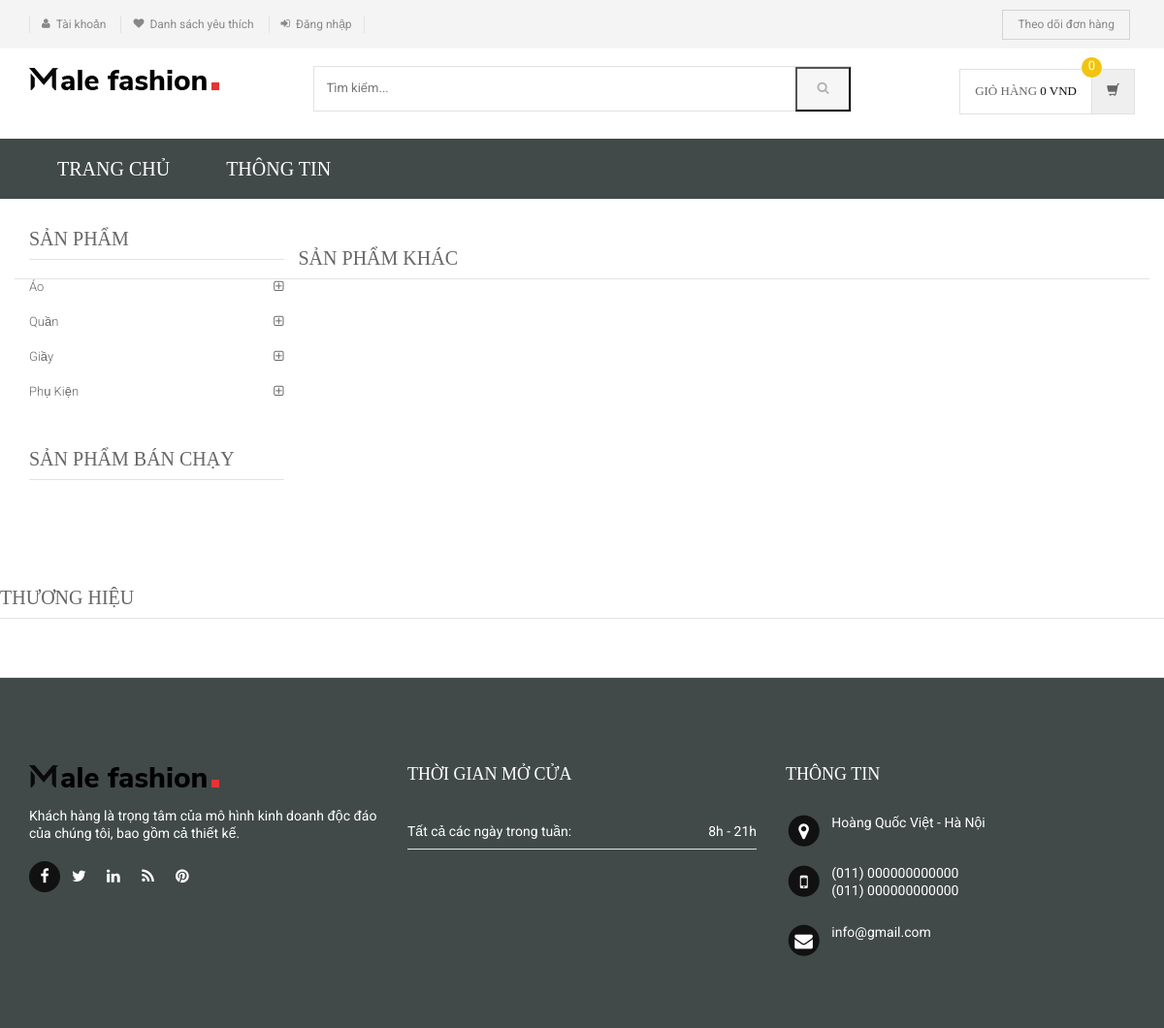
Page /product-details.php on the committed database.
### tables this page shows
CREATE TABLE `category` (
  `id` int(11) NOT NULL,
  `categoryName` varchar(255) DEFAULT NULL,
  `categoryDescription` longtext DEFAULT NULL,
  `creationDate` timestamp NOT NULL DEFAULT current_timestamp(),
  `updationDate` varchar(255) DEFAULT NULL
);

### product-details.php (the view, shortened to what this page needs)
<?php
include('includes/config.php');
?>
<!DOCTYPE html>
<html lang="en">
<head>
    <link rel="stylesheet" href="assets/css/bootstrap.min.css">
    <link rel="stylesheet" href="assets/css/main.css">
    <link rel="stylesheet" href="assets/css/green.css">
    <link rel="stylesheet" href="assets/css/owl.carousel.css">
    <link rel="stylesheet" href="assets/css/owl.transitions.css">
    <link href="assets/css/lightbox.css" rel="stylesheet">
    <link rel="stylesheet" href="assets/css/animate.min.css">
    <link rel="stylesheet" href="assets/css/rateit.css">
    <link rel="stylesheet" href="assets/css/bootstrap-select.min.css">
    <link rel="stylesheet" href="assets/css/config.css">
    <link href="assets/css/green.css" rel="alternate stylesheet" title="Green color">
    <link href="assets/css/blue.css" rel="alternate stylesheet" title="Blue color">
    <link href="assets/css/red.css" rel="alternate stylesheet" title="Red color">
    <link href="assets/css/orange.css" rel="alternate stylesheet" title="Orange color">
    <link href="assets/css/dark-green.css" rel="alternate stylesheet" title="Darkgreen color">
    <link rel="stylesheet" href="assets/css/font-awesome.min.css">
</head>
<body class="cnt-home">
    <header class="header-style-1">
        <?php include('includes/top-header.php'); ?>
        <?php include('includes/main-header.php'); ?>
        <?php include('includes/menu-bar.php'); ?>
    </header>
    <div class="body-content outer-top-xs">
        <div class='container'>
            <div class='row single-product outer-bottom-sm '>
                <div class='col-md-3 sidebar'>
                    <div class="sidebar-module-container">
                        <div class="sidebar-widget outer-bottom-xs wow fadeInUp">
                            <h3 class="section-title">Sản Phẩm</h3>
                            <div class="sidebar-widget-body m-t-10">
                                <div class="accordion">
                                    <?php $sql = mysqli_query($con, "select id,categoryName  from category");
									while ($row = mysqli_fetch_array($sql)) {
									?>
                                    <div class="accordion-group">
                                        <div class="accordion-heading">
                                            <a href="category.php?cid=<?php echo $row['id']; ?>"
                                                class="accordion-toggle collapsed">
                                                <?php echo $row['categoryName']; ?>
                                            </a>
                                        </div>
                                    </div>
                                    <?php } ?>
                                </div>
                            </div>
                        </div>
                        <div class="sidebar-widget hot-deals wow fadeInUp">
                            <h3 class="section-title">Sản Phẩm Bán Chạy</h3>
                        </div>
                    </div>
                </div>
        <section class="section featured-product wow fadeInUp">
            <h3 class="section-title">Sản Phẩm Khác </h3>
        </section>
    </div>
    </div>
    <?php include('includes/brands-slider.php'); ?>
    </div>
    <?php include('includes/footer.php'); ?>
</body>
</html>

### assets/css/green.css (style rules this page uses)
a { color: #111111; }
.sidebar .sidebar-module-container .sidebar-widget .sidebar-widget-body .accordion .accordion-group .accordion-heading .accordion-toggle, .sidebar .sidebar-module-container .sidebar-widget .sidebar-widget-body .accordion .accordion-group .accordion-heading .accordion-toggle:hover, .sidebar .sidebar-module-container .sidebar-widget .sidebar-widget-body .accordion .accordion-group .accordion-heading .accordion-toggle:focus, .sidebar .sidebar-module-container .sidebar-widget .sidebar-widget-body .accordion .accordion-group .accordion-heading .accordion-toggle:after { color: #111111; }

### assets/css/lightbox.css (style rules this page uses)
body:after { content: url(../images/close.png) url(../images/loading.gif) url(../images/prev.png) url(../images/next.png); display: none; }

### assets/css/blue.css (style rules this page uses)
a { color: #3498db; }
.sidebar .sidebar-module-container .sidebar-widget .sidebar-widget-body .accordion .accordion-group .accordion-heading .accordion-toggle, .sidebar .sidebar-module-container .sidebar-widget .sidebar-widget-body .accordion .accordion-group .accordion-heading .accordion-toggle:hover, .sidebar .sidebar-module-container .sidebar-widget .sidebar-widget-body .accordion .accordion-group .accordion-heading .accordion-toggle:focus, .sidebar .sidebar-module-container .sidebar-widget .sidebar-widget-body .accordion .accordion-group .accordion-heading .accordion-toggle:after { color: #3498db; }

### assets/css/red.css (style rules this page uses)
a { color: #ff6c6c; }
.sidebar .sidebar-module-container .sidebar-widget .sidebar-widget-body .accordion .accordion-group .accordion-heading .accordion-toggle, .sidebar .sidebar-module-container .sidebar-widget .sidebar-widget-body .accordion .accordion-group .accordion-heading .accordion-toggle:hover, .sidebar .sidebar-module-container .sidebar-widget .sidebar-widget-body .accordion .accordion-group .accordion-heading .accordion-toggle:focus, .sidebar .sidebar-module-container .sidebar-widget .sidebar-widget-body .accordion .accordion-group .accordion-heading .accordion-toggle:after { color: #ff6c6c; }

### assets/css/orange.css (style rules this page uses)
a { color: #f39c12; }
.sidebar .sidebar-module-container .sidebar-widget .sidebar-widget-body .accordion .accordion-group .accordion-heading .accordion-toggle, .sidebar .sidebar-module-container .sidebar-widget .sidebar-widget-body .accordion .accordion-group .accordion-heading .accordion-toggle:hover, .sidebar .sidebar-module-container .sidebar-widget .sidebar-widget-body .accordion .accordion-group .accordion-heading .accordion-toggle:focus, .sidebar .sidebar-module-container .sidebar-widget .sidebar-widget-body .accordion .accordion-group .accordion-heading .accordion-toggle:after { color: #f39c12; }

### assets/css/dark-green.css (style rules this page uses)
a { color: #111111; }
.sidebar .sidebar-module-container .sidebar-widget .sidebar-widget-body .accordion .accordion-group .accordion-heading .accordion-toggle, .sidebar .sidebar-module-container .sidebar-widget .sidebar-widget-body .accordion .accordion-group .accordion-heading .accordion-toggle:hover, .sidebar .sidebar-module-container .sidebar-widget .sidebar-widget-body .accordion .accordion-group .accordion-heading .accordion-toggle:focus, .sidebar .sidebar-module-container .sidebar-widget .sidebar-widget-body .accordion .accordion-group .accordion-heading .accordion-toggle:after { color: #111111; }

### rows in the picture
category: categoryName "Áo"
category: categoryName "Quần"
category: categoryName "Giầy"
category: categoryName "Phụ Kiện"
